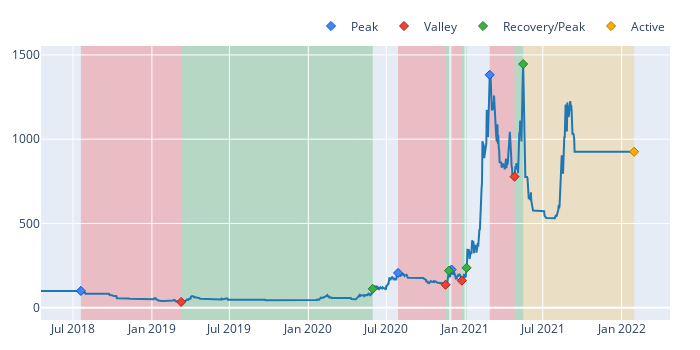

The notebook cell saved with this chart:
### Code cell
port.get_drawdowns().plot().show()

### Figure 1 — Plotly figure (JSON) as saved in the notebook; plotly's stock layout.template omitted (floating-point values rounded to 4 significant figures; data arrays with more than 128 entries replaced by an {"elided": "..."} marker saying what was removed)
{"data": [{"line": {"color": "#1f77b4"}, "showlegend": false, "type": "scatter", "uid": "db0a36dc-eb10-45dd-8989-f97b41944f9b", "x": {"elided": "1385 str values"}, "y": {"elided": "1385 float values"}}, {"customdata": [[1], [10], [12], [18]], "hovertemplate": "Drawdown Id: %{customdata[0]}<br>Date: %{x}<br>Price: %{y}", "marker": {"color": "#4285F4", "line": {"color": "rgb(11,84,205)", "width": 1}, "size": 7, "symbol": "diamond"}, "mode": "markers", "name": "Peak", "type": "scatter", "uid": "10ca89f2-bf11-4b89-aa2b-152d0ee13d82", "x": ["2018-07-19T07:00:00", "2020-07-28T07:00:00", "2020-11-30T07:00:00", "2021-02-27T07:00:00"], "y": [100.0, 206.6, 226.5, 1382.0]}, {"customdata": [["1", "-0.6527163441917873", "234 days 00:00:00"], ["10", "-0.33794632072181596", "111 days 00:00:00"], ["12", "-0.2894627497420291", "24 days 00:00:00"], ["18", "-0.4371610997456607", "58 days 00:00:00"]], "hovertemplate": "Drawdown Id: %{customdata[0]}<br>Date: %{x}<br>Price: %{y}<br>Drawdown: %{customdata[1]:.2%}<br>Duration: %{customdata[2]}", "marker": {"color": "#EA4335", "line": {"color": "rgb(181,31,18)", "width": 1}, "size": 7, "symbol": "diamond"}, "mode": "markers", "name": "Valley", "type": "scatter", "uid": "b0aa509d-3bc3-49dc-8c8b-8910b898f9b5", "x": ["2019-03-10T07:00:00", "2020-11-16T07:00:00", "2020-12-24T07:00:00", "2021-04-26T07:00:00"], "y": [34.73, 136.7, 160.9, 777.7]}, {"customdata": [["1", "2.2319276956053713", "447 days 00:00:00"], ["10", "0.6098007124289977", "8 days 00:00:00"], ["12", "0.4720334553058025", "11 days 00:00:00"], ["18", "0.8587474747474745", "20 days 00:00:00"]], "hovertemplate": "Drawdown Id: %{customdata[0]}<br>Date: %{x}<br>Price: %{y}<br>Return: %{customdata[1]:.2%}<br>Duration: %{customdata[2]}", "marker": {"color": "#37B13F", "line": {"color": "rgb(38,123,44)", "width": 1}, "size": 7, "symbol": "diamond"}, "mode": "markers", "name": "Recovery/Peak", "type": "scatter", "uid": "7bbf33b9-a061-40e8-9fc9-4d660235728f", "x": ["2020-05-30T07:00:00", "2020-11-24T07:00:00", "2021-01-04T07:00:00", "2021-05-16T07:00:00"], "y": [112.3, 220.1, 236.9, 1446.0]}, {"customdata": [["19", "-0.6338695327995835", "187 days 00:00:00"]], "hovertemplate": "Drawdown Id: %{customdata[0]}<br>Date: %{x}<br>Price: %{y}<br>Drawdown: %{customdata[1]:.2%}<br>Duration: %{customdata[2]}", "marker": {"color": "#FFAA00", "line": {"color": "rgb(178,118,0)", "width": 1}, "size": 7, "symbol": "diamond"}, "mode": "markers", "name": "Active", "type": "scatter", "uid": "4b646011-389b-49e5-b1de-5b9dc199bf60", "x": ["2022-01-30T07:00:00"], "y": [925.5]}], "layout": {"height": 350, "legend": {"orientation": "h", "traceorder": "normal", "x": 1, "xanchor": "right", "y": 1.02, "yanchor": "bottom"}, "margin": {"b": 30, "l": 30, "r": 30, "t": 30}, "shapes": [{"fillcolor": "red", "layer": "below", "line": {"width": 0}, "opacity": 0.2, "type": "rect", "x0": "2018-07-19T07:00:00", "x1": "2019-03-10T07:00:00", "xref": "x", "y0": 0, "y1": 1, "yref": "paper"}, {"fillcolor": "red", "layer": "below", "line": {"width": 0}, "opacity": 0.2, "type": "rect", "x0": "2020-07-28T07:00:00", "x1": "2020-11-16T07:00:00", "xref": "x", "y0": 0, "y1": 1, "yref": "paper"}, {"fillcolor": "red", "layer": "below", "line": {"width": 0}, "opacity": 0.2, "type": "rect", "x0": "2020-11-30T07:00:00", "x1": "2020-12-24T07:00:00", "xref": "x", "y0": 0, "y1": 1, "yref": "paper"}, {"fillcolor": "red", "layer": "below", "line": {"width": 0}, "opacity": 0.2, "type": "rect", "x0": "2021-02-27T07:00:00", "x1": "2021-04-26T07:00:00", "xref": "x", "y0": 0, "y1": 1, "yref": "paper"}, {"fillcolor": "green", "layer": "below", "line": {"width": 0}, "opacity": 0.2, "type": "rect", "x0": "2019-03-10T07:00:00", "x1": "2020-05-30T07:00:00", "xref": "x", "y0": 0, "y1": 1, "yref": "paper"}, {"fillcolor": "green", "layer": "below", "line": {"width": 0}, "opacity": 0.2, "type": "rect", "x0": "2020-11-16T07:00:00", "x1": "2020-11-24T07:00:00", "xref": "x", "y0": 0, "y1": 1, "yref": "paper"}, {"fillcolor": "green", "layer": "below", "line": {"width": 0}, "opacity": 0.2, "type": "rect", "x0": "2020-12-24T07:00:00", "x1": "2021-01-04T07:00:00", "xref": "x", "y0": 0, "y1": 1, "yref": "paper"}, {"fillcolor": "green", "layer": "below", "line": {"width": 0}, "opacity": 0.2, "type": "rect", "x0": "2021-04-26T07:00:00", "x1": "2021-05-16T07:00:00", "xref": "x", "y0": 0, "y1": 1, "yref": "paper"}, {"fillcolor": "orange", "layer": "below", "line": {"width": 0}, "opacity": 0.2, "type": "rect", "x0": "2021-05-16T07:00:00", "x1": "2022-01-30T07:00:00", "xref": "x", "y0": 0, "y1": 1, "yref": "paper"}], "width": 700}}
